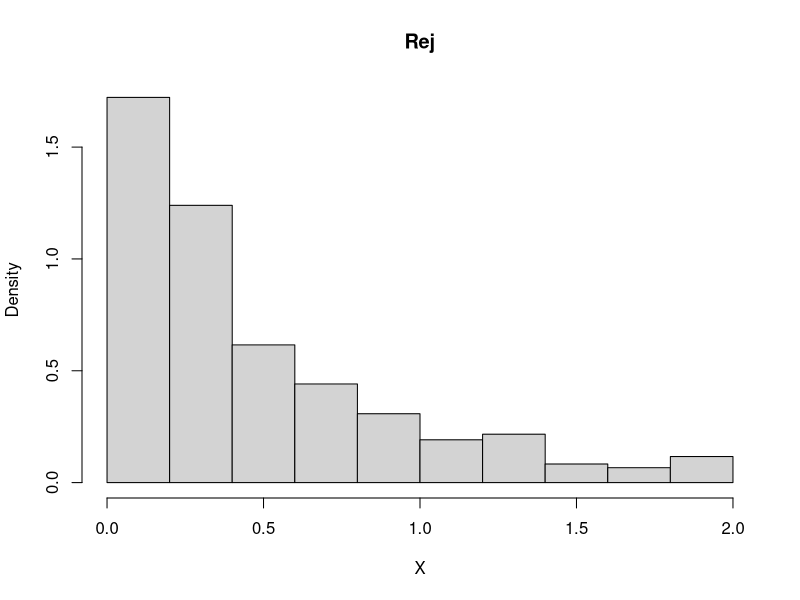

The R source for this figure:
f<-function(x) 2*exp(-2*x)
M<-4
Y<-runif(10^4, max = 2)
U<-runif(10^4, max = 2)
X<- Y[U<f(Y)/M]
Dmean<-mean(X)
print(X)
hist(X, freq=F, main= "Rej")